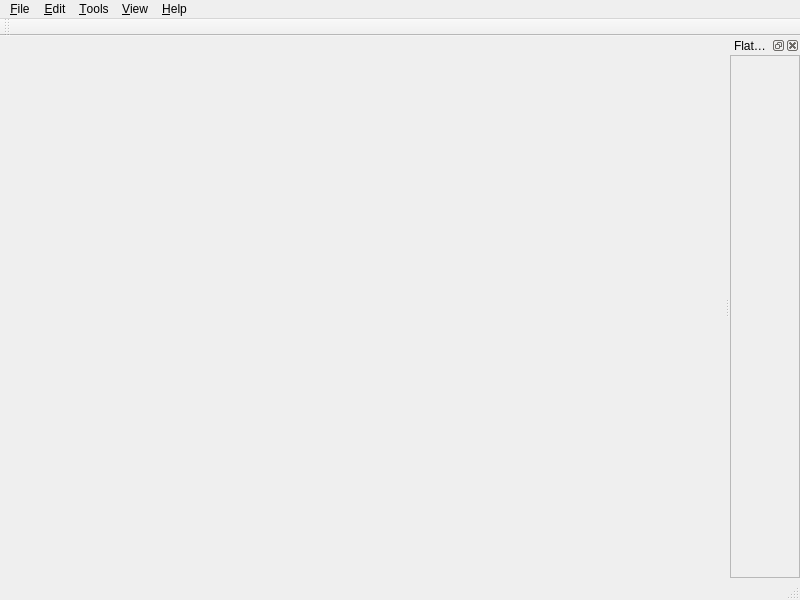
<?xml version="1.0" encoding="UTF-8"?>
<ui version="4.0">
 <class>MainWindow</class>
 <widget class="QMainWindow" name="MainWindow">
  <property name="geometry">
   <rect>
    <x>0</x>
    <y>0</y>
    <width>800</width>
    <height>600</height>
   </rect>
  </property>
  <property name="minimumSize">
   <size>
    <width>525</width>
    <height>450</height>
   </size>
  </property>
  <property name="windowTitle">
   <string>FlatMesher</string>
  </property>
  <property name="windowIcon">
   <iconset resource="../res/Images.qrc">
    <normaloff>:/img/app-icon.png</normaloff>:/img/app-icon.png</iconset>
  </property>
  <widget class="QWidget" name="centralWidget">
   <layout class="QVBoxLayout" name="verticalLayout_1">
    <property name="spacing">
     <number>0</number>
    </property>
    <property name="leftMargin">
     <number>0</number>
    </property>
    <property name="topMargin">
     <number>0</number>
    </property>
    <property name="rightMargin">
     <number>0</number>
    </property>
    <property name="bottomMargin">
     <number>0</number>
    </property>
    <item>
     <widget class="QTabWidget" name="planSet">
      <property name="sizePolicy">
       <sizepolicy hsizetype="Expanding" vsizetype="Expanding">
        <horstretch>1</horstretch>
        <verstretch>0</verstretch>
       </sizepolicy>
      </property>
      <property name="currentIndex">
       <number>-1</number>
      </property>
      <property name="documentMode">
       <bool>true</bool>
      </property>
      <property name="tabsClosable">
       <bool>true</bool>
      </property>
      <property name="movable">
       <bool>true</bool>
      </property>
     </widget>
    </item>
   </layout>
  </widget>
  <widget class="QMenuBar" name="menuBar">
   <property name="geometry">
    <rect>
     <x>0</x>
     <y>0</y>
     <width>800</width>
     <height>21</height>
    </rect>
   </property>
   <widget class="QMenu" name="menuFile">
    <property name="title">
     <string>&amp;File</string>
    </property>
    <addaction name="actionNew"/>
    <addaction name="actionOpen"/>
    <addaction name="separator"/>
    <addaction name="actionClose"/>
    <addaction name="actionCloseAll"/>
    <addaction name="separator"/>
    <addaction name="actionSave"/>
    <addaction name="actionSaveAll"/>
    <addaction name="actionSaveAs"/>
    <addaction name="separator"/>
    <addaction name="actionExport"/>
    <addaction name="separator"/>
    <addaction name="actionExit"/>
   </widget>
   <widget class="QMenu" name="menuEdit">
    <property name="title">
     <string>&amp;Edit</string>
    </property>
    <addaction name="actionSelectAll"/>
   </widget>
   <widget class="QMenu" name="menuTools">
    <property name="title">
     <string>&amp;Tools</string>
    </property>
    <addaction name="actionInspectMesh"/>
    <addaction name="actionInvertPoints"/>
   </widget>
   <widget class="QMenu" name="menuView">
    <property name="title">
     <string>&amp;View</string>
    </property>
    <addaction name="actionShowGrid"/>
    <addaction name="actionShowProperties"/>
   </widget>
   <widget class="QMenu" name="menuHelp">
    <property name="title">
     <string>&amp;Help</string>
    </property>
    <addaction name="actionAbout"/>
   </widget>
   <addaction name="menuFile"/>
   <addaction name="menuEdit"/>
   <addaction name="menuTools"/>
   <addaction name="menuView"/>
   <addaction name="menuHelp"/>
  </widget>
  <widget class="QToolBar" name="toolBar">
   <attribute name="toolBarArea">
    <enum>TopToolBarArea</enum>
   </attribute>
   <attribute name="toolBarBreak">
    <bool>false</bool>
   </attribute>
  </widget>
  <widget class="QStatusBar" name="statusBar"/>
  <widget class="QDockWidget" name="dockWidget">
   <property name="sizePolicy">
    <sizepolicy hsizetype="Fixed" vsizetype="Minimum">
     <horstretch>0</horstretch>
     <verstretch>0</verstretch>
    </sizepolicy>
   </property>
   <property name="features">
    <set>QDockWidget::AllDockWidgetFeatures</set>
   </property>
   <property name="allowedAreas">
    <set>Qt::LeftDockWidgetArea|Qt::RightDockWidgetArea</set>
   </property>
   <property name="windowTitle">
    <string>FlatMesher Properties</string>
   </property>
   <attribute name="dockWidgetArea">
    <number>2</number>
   </attribute>
   <widget class="QWidget" name="dockWidgetContents">
    <layout class="QVBoxLayout" name="verticalLayout_2">
     <property name="spacing">
      <number>0</number>
     </property>
     <property name="leftMargin">
      <number>0</number>
     </property>
     <property name="topMargin">
      <number>0</number>
     </property>
     <property name="rightMargin">
      <number>0</number>
     </property>
     <property name="bottomMargin">
      <number>0</number>
     </property>
     <item>
      <widget class="QScrollArea" name="scrollArea">
       <property name="sizePolicy">
        <sizepolicy hsizetype="Expanding" vsizetype="Expanding">
         <horstretch>0</horstretch>
         <verstretch>0</verstretch>
        </sizepolicy>
       </property>
       <property name="widgetResizable">
        <bool>true</bool>
       </property>
       <widget class="QWidget" name="propertiesWidget">
        <property name="geometry">
         <rect>
          <x>0</x>
          <y>0</y>
          <width>78</width>
          <height>523</height>
         </rect>
        </property>
        <property name="sizePolicy">
         <sizepolicy hsizetype="Expanding" vsizetype="Expanding">
          <horstretch>0</horstretch>
          <verstretch>0</verstretch>
         </sizepolicy>
        </property>
        <layout class="QVBoxLayout" name="verticalLayout_3">
         <property name="spacing">
          <number>0</number>
         </property>
         <property name="sizeConstraint">
          <enum>QLayout::SetFixedSize</enum>
         </property>
         <property name="leftMargin">
          <number>0</number>
         </property>
         <property name="topMargin">
          <number>0</number>
         </property>
         <property name="rightMargin">
          <number>0</number>
         </property>
         <property name="bottomMargin">
          <number>0</number>
         </property>
        </layout>
       </widget>
      </widget>
     </item>
    </layout>
   </widget>
  </widget>
  <action name="actionNew">
   <property name="icon">
    <iconset resource="../res/Images.qrc">
     <normaloff>:/img/new.png</normaloff>:/img/new.png</iconset>
   </property>
   <property name="text">
    <string>&amp;New flat</string>
   </property>
  </action>
  <action name="actionOpen">
   <property name="icon">
    <iconset resource="../res/Images.qrc">
     <normaloff>:/img/open.png</normaloff>:/img/open.png</iconset>
   </property>
   <property name="text">
    <string>&amp;Open flat...</string>
   </property>
  </action>
  <action name="actionSave">
   <property name="icon">
    <iconset resource="../res/Images.qrc">
     <normaloff>:/img/save.png</normaloff>:/img/save.png</iconset>
   </property>
   <property name="text">
    <string>&amp;Save flat</string>
   </property>
  </action>
  <action name="actionSaveAll">
   <property name="text">
    <string>Save all</string>
   </property>
  </action>
  <action name="actionSaveAs">
   <property name="text">
    <string>Save flat as...</string>
   </property>
  </action>
  <action name="actionExport">
   <property name="text">
    <string>Export mesh...</string>
   </property>
  </action>
  <action name="actionExit">
   <property name="icon">
    <iconset resource="../res/Images.qrc">
     <normaloff>:/img/exit.png</normaloff>:/img/exit.png</iconset>
   </property>
   <property name="text">
    <string>&amp;Exit</string>
   </property>
  </action>
  <action name="actionSelectionTool">
   <property name="checkable">
    <bool>true</bool>
   </property>
   <property name="checked">
    <bool>true</bool>
   </property>
   <property name="text">
    <string>Selection tool</string>
   </property>
  </action>
  <action name="actionHandTool">
   <property name="checkable">
    <bool>true</bool>
   </property>
   <property name="text">
    <string>Hand tool</string>
   </property>
  </action>
  <action name="actionAddTool">
   <property name="checkable">
    <bool>true</bool>
   </property>
   <property name="text">
    <string>Add tool</string>
   </property>
  </action>
  <action name="actionShowGrid">
   <property name="checkable">
    <bool>true</bool>
   </property>
   <property name="checked">
    <bool>true</bool>
   </property>
   <property name="text">
    <string>Show &amp;grid</string>
   </property>
  </action>
  <action name="actionAbout">
   <property name="text">
    <string>About FlatMesher...</string>
   </property>
  </action>
  <action name="actionClose">
   <property name="text">
    <string>&amp;Close flat</string>
   </property>
  </action>
  <action name="actionCloseAll">
   <property name="text">
    <string>Close all</string>
   </property>
  </action>
  <action name="actionShowProperties">
   <property name="checkable">
    <bool>true</bool>
   </property>
   <property name="checked">
    <bool>true</bool>
   </property>
   <property name="text">
    <string>Show &amp;properties</string>
   </property>
  </action>
  <action name="actionSelectAll">
   <property name="text">
    <string>Select all points</string>
   </property>
  </action>
  <action name="actionInvertPoints">
   <property name="text">
    <string>Invert points order</string>
   </property>
  </action>
  <action name="actionInspectMesh">
   <property name="text">
    <string>Inspect mesh...</string>
   </property>
  </action>
 </widget>
 <layoutdefault spacing="6" margin="11"/>
 <resources>
  <include location="../res/Images.qrc"/>
 </resources>
 <connections/>
</ui>
